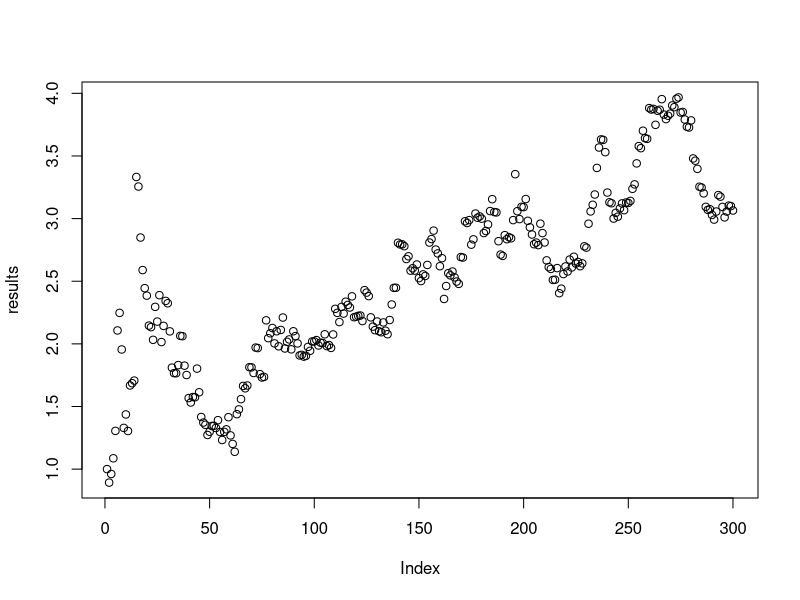
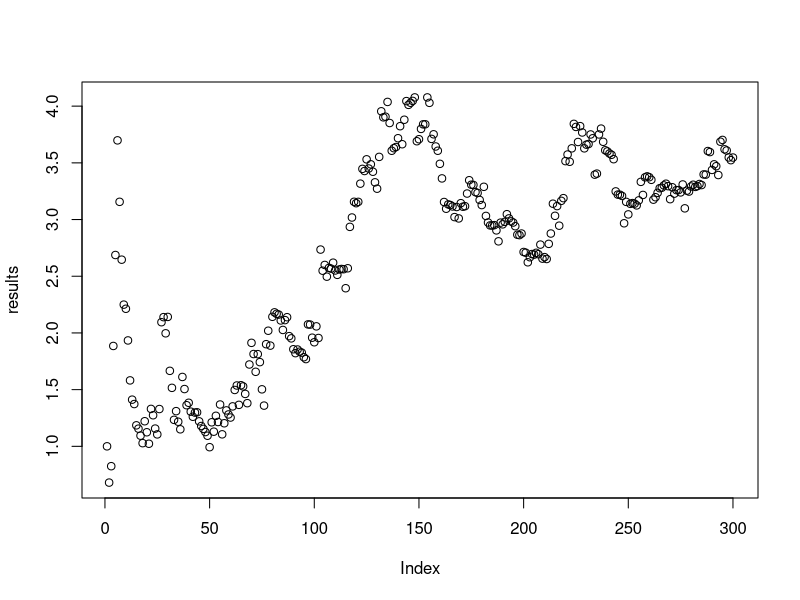
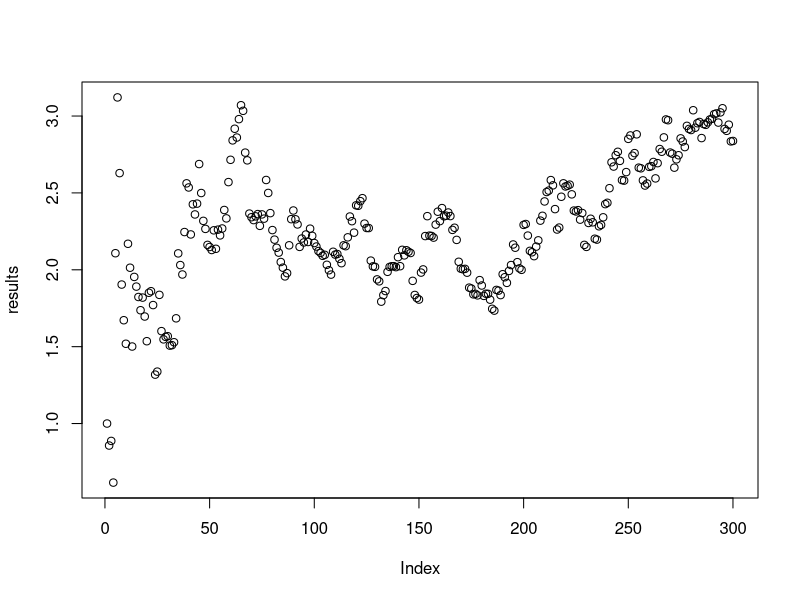
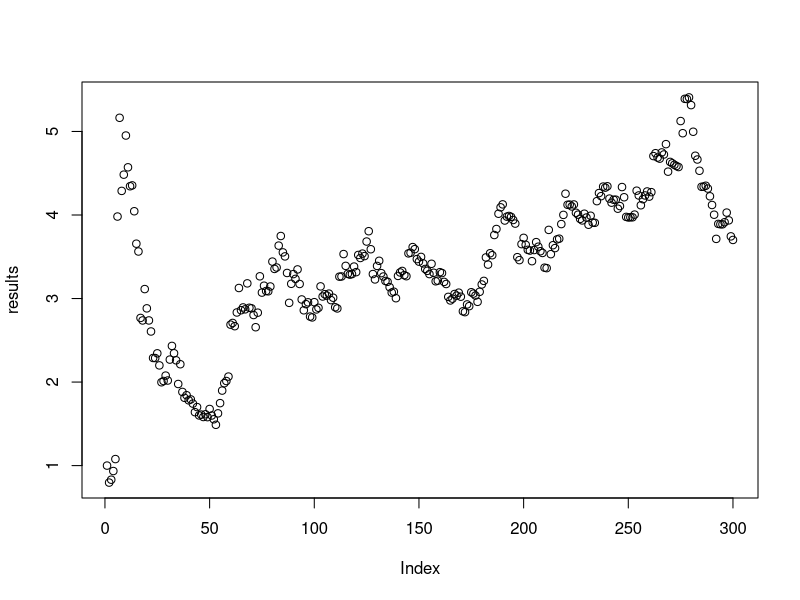
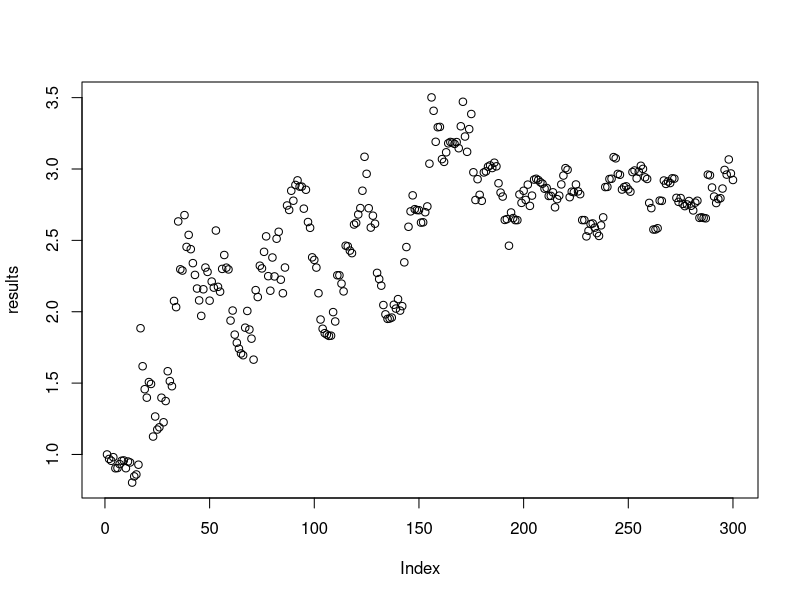
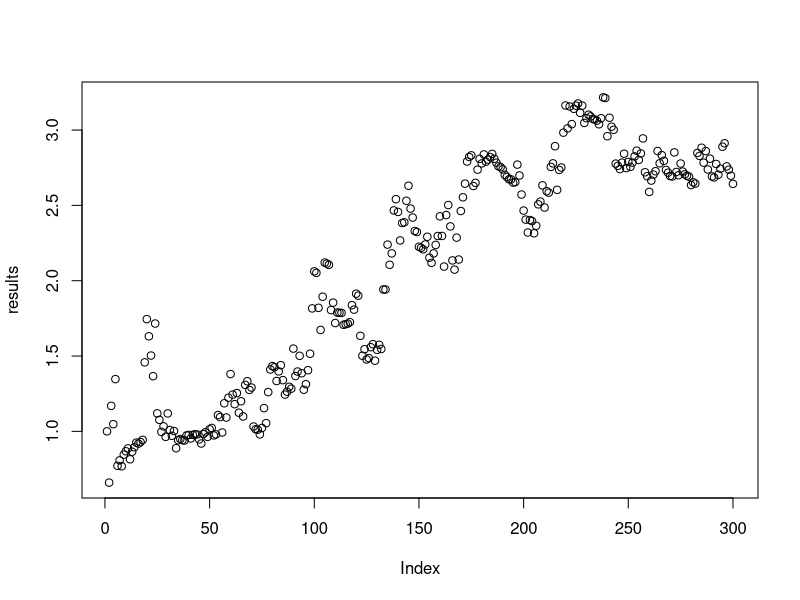
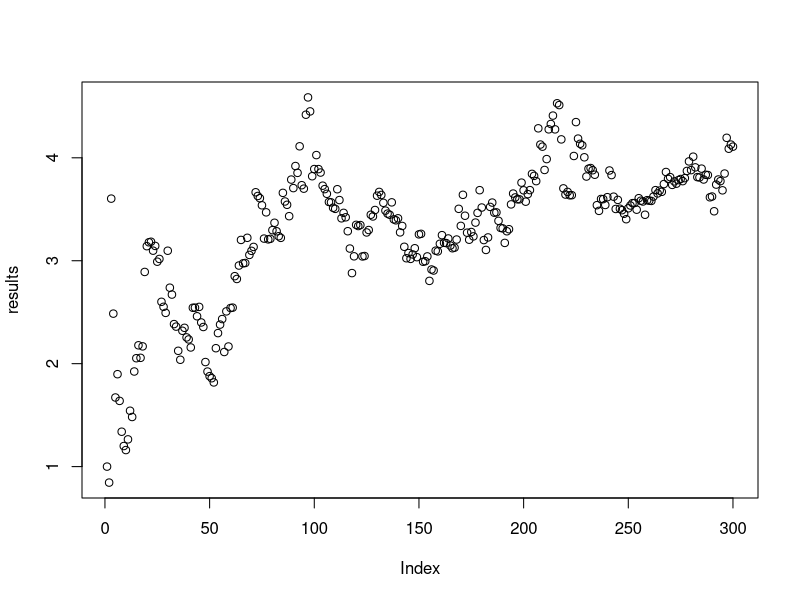
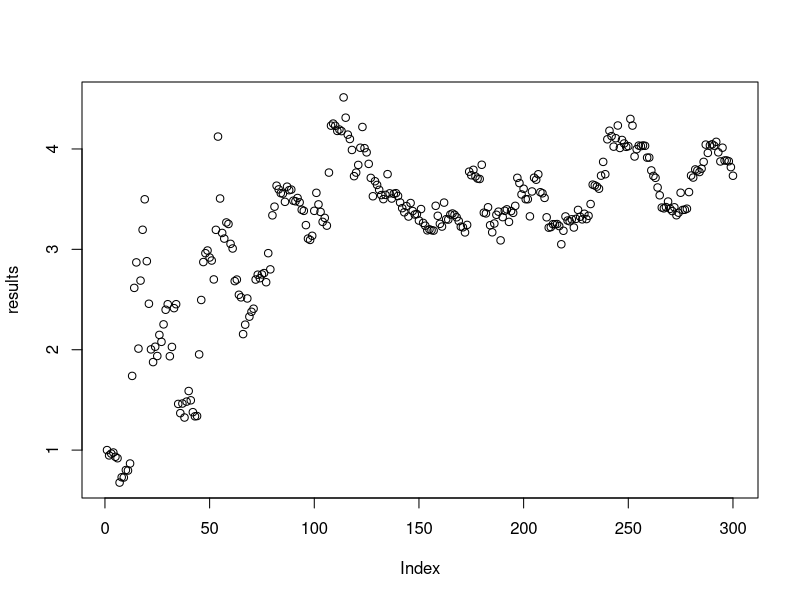

The R script that drew these images, in order:
folder_path <- "~/Downloads"

for (b in 1:10) {
  file_name <- file.path(folder_path, paste0("my_plot_", b, ".png"))
  png(filename = file_name, width = 6, height = 4, units = "in", res = 300)
  
  results = c()
  x <- c()
  for (n in 1:300) {
    x <- append(x, rnorm(1))
    
    hatGamma <- acf(x, lag.max = n - 1, type = "covariance", plot = F)$acf[, 1, 1]
    hatGamma <- toeplitz(hatGamma)
    
    Gamma = diag(n)
    
    results <- append(results, norm(hatGamma - Gamma, type = "2"))
  }
  plot(results)
  
  dev.off()
}
